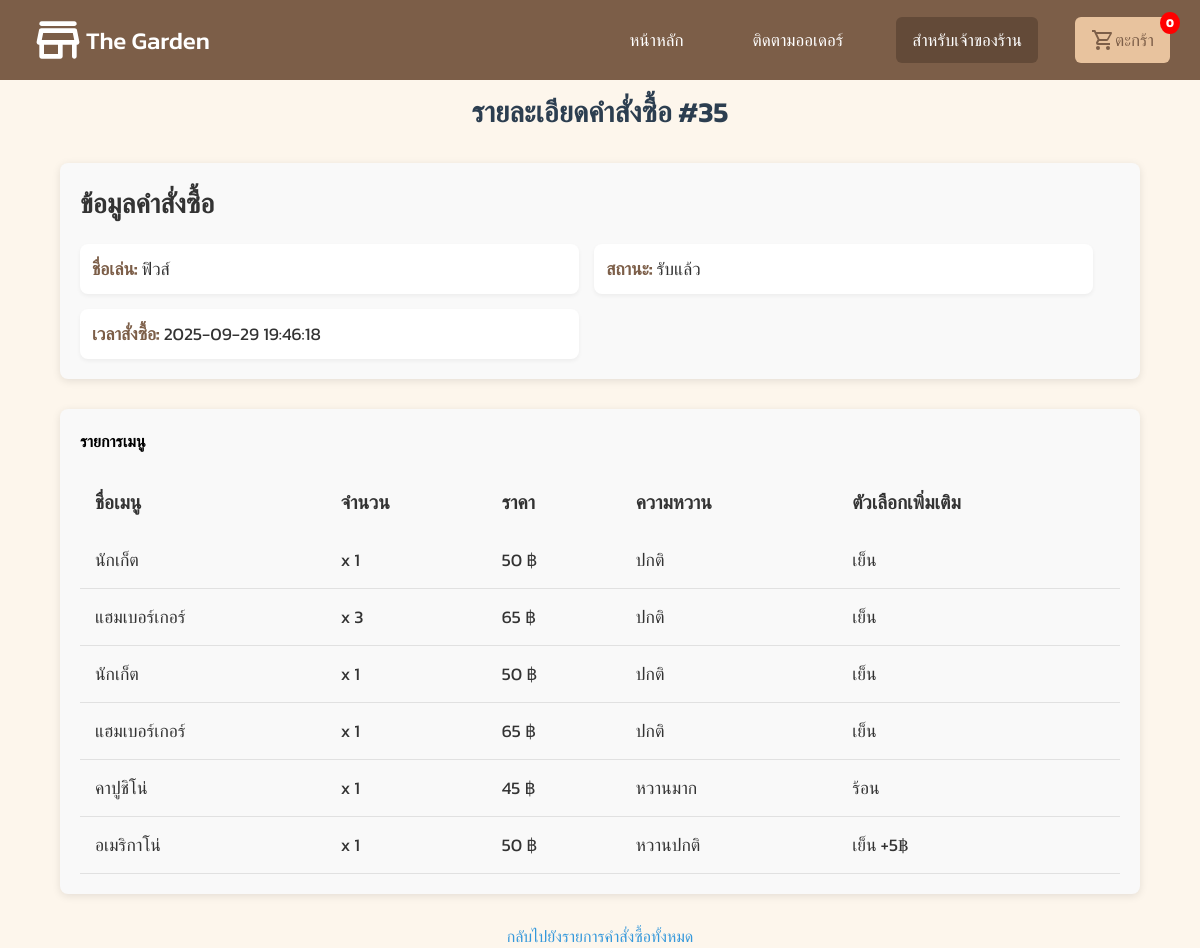
/track-orders/35, run on the app's committed database.
### tables this page shows
CREATE TABLE "orders" (
    id INTEGER UNIQUE,
    nickname TEXT NOT NULL,
    phone TEXT NOT NULL,
    note TEXT,
    cart_data TEXT,
    status TEXT,
    timestamp DATETIME,
    slip_filename TEXT, cancel_token TEXT, cancel_note TEXT, cancel_time DATETIME,
    PRIMARY KEY(id)
);

### app.py (the view)
@app.route('/track-orders/<int:order_id>', methods=['GET'])
def view_order(order_id):
    with get_db() as db:
        order = db.execute("""
            SELECT id, nickname, status, timestamp, cart_data
            FROM orders
            WHERE id = ?
        """, (order_id,)).fetchone()
        if order:
            cart = json.loads(order['cart_data'])  # แปลง JSON เป็น list
            return render_template('view_order_customer.html', order=order, cart=cart)
    return "ไม่พบคำสั่งซื้อนี้"

### app.py (called while the page is built)
def get_db():
    conn = sqlite3.connect(db_garden, timeout=10)
    conn.row_factory = sqlite3.Row
    return conn

### templates/view_order_customer.html
{% extends "layout.html" %}
{% block content %}
<h1 class="order-title">รายละเอียดคำสั่งซื้อ #{{ order['id'] }}</h1>
<section class="order-info">
  <h4 class="section-title">ข้อมูลคำสั่งซื้อ</h4>
  <div class="order-details">
    <div class="detail-item">
      <strong>ชื่อเล่น:</strong> {{ order['nickname'] }}
    </div>
    <div class="detail-item">
      <strong>สถานะ:</strong> {{ order['status'] }}
    </div>
    <div class="detail-item">
      <strong>เวลาสั่งซื้อ:</strong> {{ order['timestamp'] }}
    </div>
  </div>
</section>
<section class="order-items">
  <h4 class="section-title">รายการเมนู</h4>
  <table class="menu-table">
    <thead>
      <tr>
        <th>ชื่อเมนู</th>
        <th>จำนวน</th>
        <th>ราคา</th>
        <th>ความหวาน</th>
        <th>ตัวเลือกเพิ่มเติม</th>
      </tr>
    </thead>
    <tbody>
      {% for item in cart %}
      <tr class="menu-item">
        <td class="menu-name">{{ item['name'] }}</td>
        <td class="menu-qty">x {{ item['qty'] }}</td>
        <td class="menu-price">{{ item['price'] }} ฿</td>
        <td class="menu-sweetness">{{ item['sweetness'] if item['sweetness'] else 'ปกติ' }}</td>
        <td class="menu-options">{{ item['optionName'] if item['optionName'] else 'เย็น' }}</td>
      </tr>
      {% endfor %}
    </tbody>
  </table>
</section>
<footer>
  <p><a href="{{ url_for('track_orders') }}">กลับไปยังรายการคำสั่งซื้อทั้งหมด</a></p>
</footer>
{% endblock %}

### static/style.css (style rules this page uses)
:root { --brown: #7C5E48; --cream: #FDF6EC; --white: #fff; --black: #808080; --brown-hover: #634a38; --blue: #262c91; --cream-li: #E8C39E; --red: #E53E3E; --color-font: #583E2C; --img-color: #A67C52; }
* { margin: 0; padding: 0; box-sizing: border-box; font-family: "Kanit", sans-serif; }
body { background-color: var(--cream); height: 100%; overflow-x: hidden; overflow-y: hidden; position: relative; }
strong { color: var(--brown); }
.order-title { font-size: 2rem; color: #2c3e50; text-align: center; margin-top: 10px; font-weight: 600; }
.order-info { margin: 30px auto; padding: 20px; background-color: #f9f9f9; border-radius: 8px; box-shadow: 0 2px 8px rgba(0, 0, 0, 0.1); width: 90%; max-width: 1200px; }
.order-info .section-title { font-size: 1.7rem; font-weight: bold; color: #333; margin-bottom: 20px; }
.order-info .order-details { display: flex; flex-wrap: wrap; gap: 15px; }
.order-info .detail-item { background-color: #ffffff; border-radius: 8px; padding: 12px; width: 48%; font-size: 1.1rem; color: #333; box-shadow: 0 2px 4px rgba(0, 0, 0, 0.05); }
.order-items { margin: 30px auto; padding: 20px; background-color: #f9f9f9; border-radius: 8px; box-shadow: 0 2px 8px rgba(0, 0, 0, 0.1); width: 90%; max-width: 1200px; }
.order-items .menu-table { width: 100%; border-collapse: collapse; margin-top: 20px; }
.order-items .menu-table th, .order-items .menu-table td { padding: 15px; text-align: left; }
.order-items .menu-table th { background-color: #f9f9f9; color: #333; font-weight: bold; font-size: 1.2rem; text-transform: uppercase; border: bottom 1px solid #b7b7b7; }
.order-items .menu-table td { font-size: 1.1rem; color: #333; border-bottom: 1px solid #e1e1e1; }
footer p { text-align: center; margin-top: 20px; }
footer a { color: #3498db; text-decoration: none; }
.order-title { font-size: 1.8em; margin-bottom: 20px; }

### static/login.css (style rules this page uses)
:root { --brown:#7C5E48; --cream:#FDF6EC; --white:#fff; --black:#808080; --brown-hover:#634a38; --blue:#262c91; }
* { margin: 0; padding: 0; box-sizing: border-box; font-family: "Kanit", sans-serif; }

### data on the page
orders: id "35", nickname "ฟิวส์", status "รับแล้ว", timestamp "2025-09-29 19:46:18"

### other printed values
{{ item['name'] }} "นักเก็ต" "แฮมเบอร์เกอร์" "นักเก็ต" "แฮมเบอร์เกอร์" "คาปูชิโน่" "อเมริกาโน่"
{{ item['qty'] }} "1" "3" "1" "1" "1" "1"
{{ item['price'] }} "50" "65" "50" "65" "45" "50"
{{ item['sweetness'] if item['sweetness'] else 'ปกติ' }} "ปกติ" "ปกติ" "ปกติ" "ปกติ" "หวานมาก" "หวานปกติ"
{{ item['optionName'] if item['optionName'] else 'เย็น' }} "เย็น" "เย็น" "เย็น" "เย็น" "ร้อน" "เย็น +5฿"
